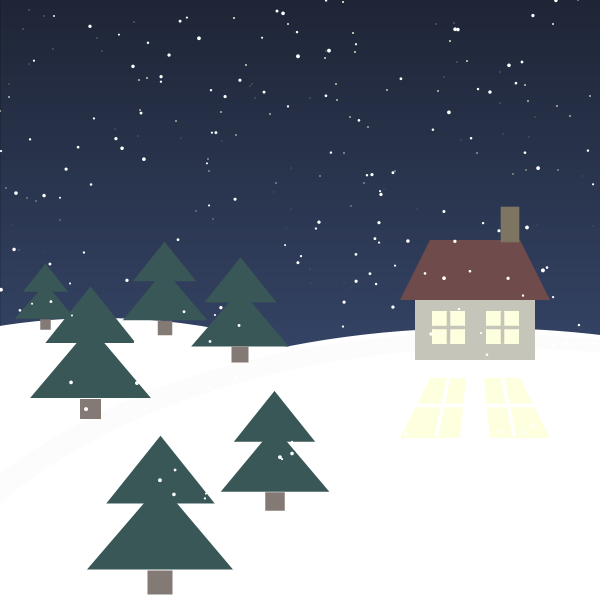
Frame 1 (no input)
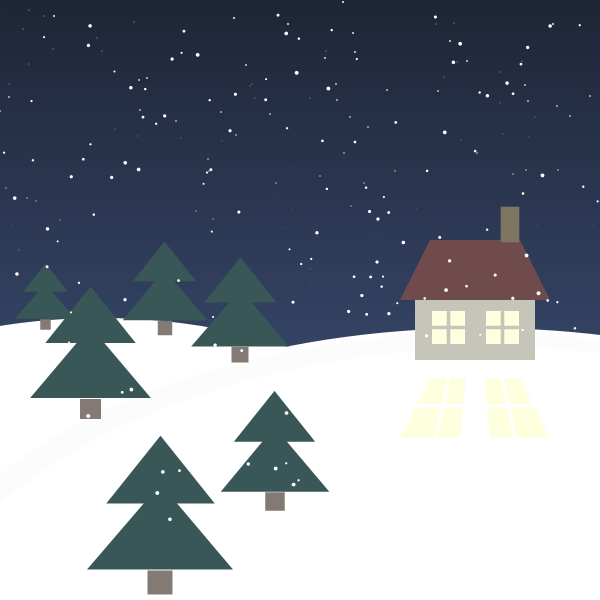
Frame 60 (the mouse pressed at the canvas centre just before this capture)
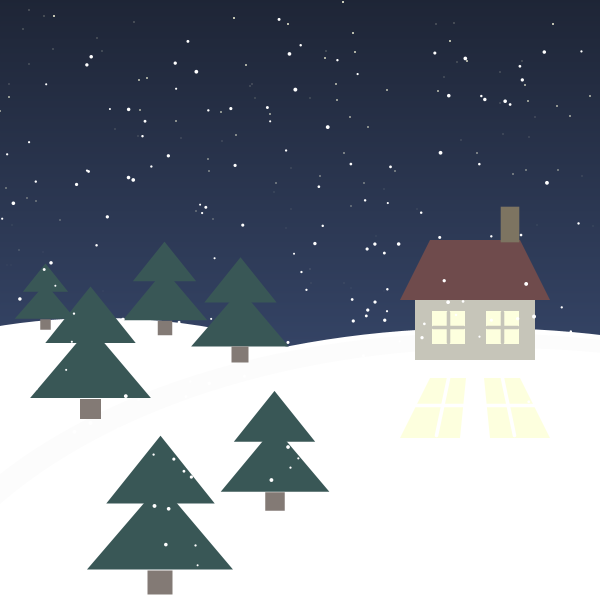
Frame 120 (the mouse held since frame 60 and released just before this capture)

The Processing sketch that drew these frames (run headless with seeded random() and noise(); from frame 60 on, the mouse is pressed at the canvas centre):

// Processing sketch: processing_184894
// ── processing_184894.pde

Arbol arbol1;
color fondo, cTierra, cStroke, cVentanas, cTejado, cFachada, cChimenea;
int Y_AXIS = 1;
color b1, b2;


int totalEstrellas = 150;
float[] estrellasX = new float[totalEstrellas];
float[] estrellasY = new float[totalEstrellas];
float [] szEstrellas = new float[totalEstrellas];
float[] transparencia = new float[255];

int totalNieve = 190;
float [] nieve = new float[totalNieve];
float [] posX = new float[totalNieve];
float [] posY = new float[totalNieve];
float [] velX = new float[totalNieve];
float [] velY = new float[totalNieve];
float [] szNieve = new float[totalNieve];


void setup() {
  size(600, 600);
  cTierra = color(#FFFFFF);
  cStroke = color(#FCFCFC);
  cVentanas = color(#FDFFDE);
  cTejado = color(#6F4B4C);
  cFachada = color (#C6C5B9);
  cChimenea = color (#7D7461);
  b1 = color(#1E2536);
  b2 = color(#445986);
  background(fondo);
  arbol1 = new Arbol(50, 50, 10, 100, 90, 100);


  // inicializar estrellas
  for (int i = 0; i< totalEstrellas; i++) {
    estrellasX[i] = int(random(width));
    estrellasY[i] = int(random(height-250));
    szEstrellas[i] = int(random(0.5, 3));
  }

  //inicializar nieve
  for (int i = 0; i < totalNieve; i++) {
    posX[i] = int(random(0, width));
    posY[i] = int(random(-20, height-100));
    velX[i] = random(-0.1, 0.1);
    velY[i] = random(0.8);
    szNieve[i] = random(2, 4);
  }
}
void draw() {
  // Background
  setGradient(0, 0, width, height, b1, b2, Y_AXIS);

  strokeWeight(5);
  stroke(255);
  //line(431, 238, 497, 238);
  
  //estrellas
  for (int i = 0; i< totalEstrellas; i++) {
    transparencia[i] = map(estrellasY[i], 0, 300, 255, 0);
    fill(#FFFFE0, transparencia[i]);
    noStroke();
    ellipse(estrellasX[i], estrellasY[i], szEstrellas[i], szEstrellas[i]);
  }

  // tierra
  fill(cTierra);
  stroke(cTierra);
  ellipse(100, 570, 800, 500);

  translate(-20, -20);
  fill(cStroke);
  ellipse(500, 700, 1200, 700);
  translate(20, 20);
  fill(cTierra);
  stroke(cTierra);
  ellipse(500, 700, 1200, 700);

  /* arboles */
  arboles();

  /* casita */
  casita();

  //nieve
  for (int i = 0; i < totalNieve; i++) {
    if (posX[i] >= width) {
      posX[i] = 0;
    } else {
      posX[i] = posX[i] + velX[i];
    }

    if (posY[i] >= height) {
      posY[i] = 0;
    } else {
      posY[i] = posY[i] + velY[i];
    }

    //acumular en árboles line(431, 238, 497, 238);
    if (posX[i] >=431 && posX[i] <=497 && posY[i] >=237 && posY[i] <= 239){
      velY[i] = 0;
      velX[i] = 0;
    }
    
    
    
    //dibujar 
    noStroke();
    fill(255);
    ellipseMode(CENTER);
    ellipse(posX[i], posY[i], szNieve[i], szNieve[i]);
  }// cerrar for
}

class Arbol {
  color c;
  color cTronco;
  float point1x;
  float point1y;
  float point2x;
  float point2y;
  float point3x;
  float point3y;
  float arbolEscalar;


  Arbol(
  float tempPoint1x, float tempPoint1y, 
  float tempPoint2x, float tempPoint2y, 
  float tempPoint3x, float tempPoint3y) {    
    c = color(#395756); 
    cTronco = color(#837A75);
    arbolEscalar = 15;  
    point1x = tempPoint1x;
    point1y = tempPoint1y;
    point2x = tempPoint2x;
    point2y = tempPoint2y;
    point3x = tempPoint3x;
    point3y = tempPoint3y;
  }

  void display() {
    noStroke();
    stroke(c);
    fill(c);
    triangle(point1x, point1y, point2x, point2y, point3x, point3y);
    translate(0, 40);
    triangle(point1x, point1y, point2x-arbolEscalar, 
    point2y+arbolEscalar, point3x+arbolEscalar, point3y+arbolEscalar);
    fill(cTronco);
    stroke(cTronco);
    rect(point1x-8, point1y+71, 16, 15);
  }
}

void setGradient(int x, int y, float w, float h, color c1, color c2, int axis ) {

  noFill();

  if (axis == Y_AXIS) {  // Top to bottom gradient
    for (int i = y; i <= y+h; i++) {
      float inter = map(i, y, y+h, 0, 1);
      color c = lerpColor(c1, c2, inter);
      stroke(c);
      line(x, i, x+w, i);
    }
  }
}



void casita() {
  pushMatrix();
  noStroke();
  fill(cTejado);
  translate(400, 240);
  scale(0.6);
  quad(
  50, 0, 
  0, 100, 
  250, 100, 
  200, 0);
  fill(cFachada);
  rect(25, 100, 200, 100);
  //ventanas
  fill(cVentanas);
  stroke(cVentanas);
  rect(55, 120, 50, 50);
  rect(145, 120, 50, 50);
  //ventanas - divisiones
  strokeWeight(6);
  stroke(cFachada);
  line(55, 145, 105, 145);
  line(80, 120, 80, 170); 

  pushMatrix();
  translate(90, 0);
  line(55, 145, 105, 145);
  line(80, 120, 80, 170);
  popMatrix();

  //ventanas reflejo
  pushMatrix();
  noStroke();
  translate(0, 230);
  quad(
  50, 0, 
  0, 100, 
  250, 100, 
  200, 0);
  fill(cTierra);
  quad(
  50+60, 0, 
  0+100, 100, 
  250-100, 100, 
  200-60, 0);
  //divisiones ventana reflejo
  stroke(5);
  stroke(cTierra);
  translate(0, -100);
  line(0, 145, 265, 145);
  line(80, 120-20, 80-20, 170+25);

  scale(-1, 1);
  translate(-250, 0); 
  line(80, 120-20, 80-20, 170+25);
  popMatrix();

  //chimenea
  stroke(cChimenea);
  fill(cChimenea);
  rect(170, 0, 25, -52);
  popMatrix();
}

void arboles() {
  pushMatrix();
  translate(40, 240);
  arbol1.display();
  popMatrix(); 

  pushMatrix();
  translate(200, 220);
  scale(0.8);
  arbol1.display();
  popMatrix();

  pushMatrix();
  translate(130, 210);
  scale(0.7);
  arbol1.display();
  popMatrix();

  pushMatrix();
  translate(20, 240);
  scale(0.5);
  arbol1.display();
  popMatrix();

  pushMatrix();
  translate(230, 350);
  scale(0.9);
  arbol1.display();
  popMatrix();

  pushMatrix();
  translate(100, 380);
  scale(1.2);
  arbol1.display();
  popMatrix();
}
